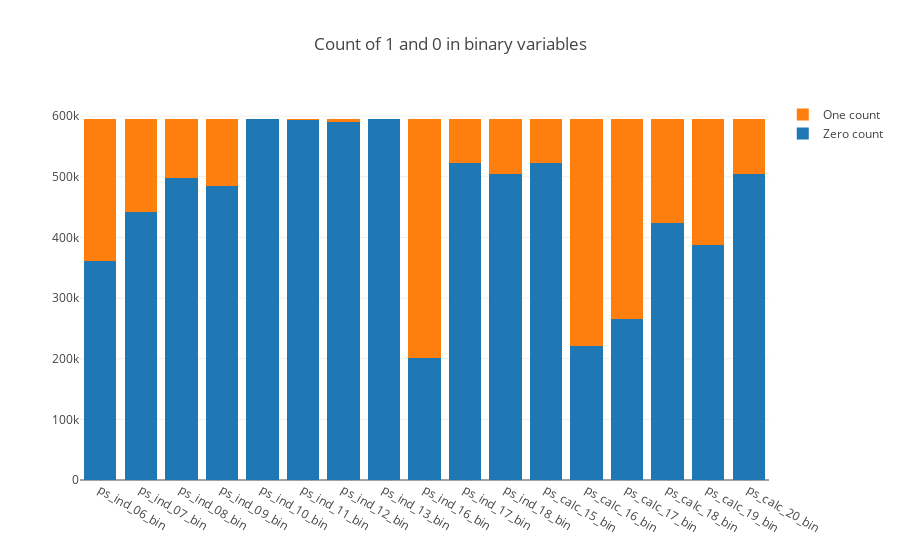

Write notebook code for a chart like this one.
### Code cell
trace1 = go.Bar(
    x = bin_col,
    y = zero_list,
    name = 'Zero count'
)

trace2 = go.Bar(
    x = bin_col,
    y = one_list,
    name = 'One count'
)

data = [trace1, trace2]
layout = go.Layout(
    barmode = 'stack',
    title = 'Count of 1 and 0 in binary variables'
)

fig = go.Figure(data = data, layout = layout)
py.iplot(fig, filename = 'stacked-bar')

### Figure 1 — Plotly figure (JSON) as saved in the notebook; plotly's stock layout.template omitted (floating-point values rounded to 4 significant figures)
{"data": [{"name": "Zero count", "type": "bar", "uid": "59aacd32-8815-4998-b7bc-169445fc2631", "x": ["ps_ind_06_bin", "ps_ind_07_bin", "ps_ind_08_bin", "ps_ind_09_bin", "ps_ind_10_bin", "ps_ind_11_bin", "ps_ind_12_bin", "ps_ind_13_bin", "ps_ind_16_bin", "ps_ind_17_bin", "ps_ind_18_bin", "ps_calc_15_bin", "ps_calc_16_bin", "ps_calc_17_bin", "ps_calc_18_bin", "ps_calc_19_bin", "ps_calc_20_bin"], "y": [360852, 442223, 497644, 484917, 594990, 594205, 589594, 594648, 201882, 523143, 503879, 522342, 221514, 265356, 424278, 387469, 503955]}, {"name": "One count", "type": "bar", "uid": "9aea3913-d819-488f-b8dc-bc197d5b502d", "x": ["ps_ind_06_bin", "ps_ind_07_bin", "ps_ind_08_bin", "ps_ind_09_bin", "ps_ind_10_bin", "ps_ind_11_bin", "ps_ind_12_bin", "ps_ind_13_bin", "ps_ind_16_bin", "ps_ind_17_bin", "ps_ind_18_bin", "ps_calc_15_bin", "ps_calc_16_bin", "ps_calc_17_bin", "ps_calc_18_bin", "ps_calc_19_bin", "ps_calc_20_bin"], "y": [234360, 152989, 97568, 110295, 222, 1007, 5618, 564, 393330, 72069, 91333, 72870, 373698, 329856, 170934, 207743, 91257]}], "layout": {"barmode": "stack", "title": {"text": "Count of 1 and 0 in binary variables"}}}
